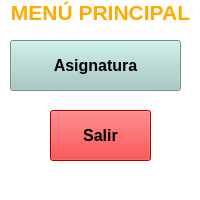
<?xml version="1.0" encoding="UTF-8"?>
<ui version="4.0">
 <class>MainWindow</class>
 <widget class="QMainWindow" name="MainWindow">
  <property name="geometry">
   <rect>
    <x>0</x>
    <y>0</y>
    <width>200</width>
    <height>200</height>
   </rect>
  </property>
  <property name="maximumSize">
   <size>
    <width>200</width>
    <height>200</height>
   </size>
  </property>
  <property name="windowTitle">
   <string>MainWindow</string>
  </property>
  <property name="styleSheet">
   <string notr="true">background-color: rgb(255, 255, 255);</string>
  </property>
  <widget class="QWidget" name="centralwidget">
   <widget class="QLabel" name="Label_Menu">
    <property name="geometry">
     <rect>
      <x>0</x>
      <y>0</y>
      <width>201</width>
      <height>20</height>
     </rect>
    </property>
    <property name="toolTip">
     <string>&lt;html&gt;&lt;head/&gt;&lt;body&gt;&lt;p align=&quot;center&quot;&gt;&lt;span style=&quot; font-size:16pt; font-weight:600;&quot;&gt;MENU PRINCIPAL&lt;/span&gt;&lt;/p&gt;&lt;/body&gt;&lt;/html&gt;</string>
    </property>
    <property name="styleSheet">
     <string notr="true">color: rgb(255, 170, 0);</string>
    </property>
    <property name="text">
     <string>&lt;html&gt;&lt;head/&gt;&lt;body&gt;&lt;p align=&quot;center&quot;&gt;&lt;span style=&quot; font-size:16pt; font-weight:600;&quot;&gt;MENÚ  PRINCIPAL&lt;/span&gt;&lt;/p&gt;&lt;/body&gt;&lt;/html&gt;</string>
    </property>
   </widget>
   <widget class="QPushButton" name="btn_Asignatura">
    <property name="geometry">
     <rect>
      <x>10</x>
      <y>40</y>
      <width>171</width>
      <height>51</height>
     </rect>
    </property>
    <property name="font">
     <font>
      <family>Arial</family>
      <pointsize>12</pointsize>
      <weight>75</weight>
      <bold>true</bold>
     </font>
    </property>
    <property name="styleSheet">
     <string notr="true">
background-color: rgb(163, 200, 194);</string>
    </property>
    <property name="text">
     <string>Asignatura</string>
    </property>
   </widget>
   <widget class="QPushButton" name="btn_salir">
    <property name="geometry">
     <rect>
      <x>50</x>
      <y>110</y>
      <width>101</width>
      <height>51</height>
     </rect>
    </property>
    <property name="font">
     <font>
      <pointsize>12</pointsize>
      <weight>75</weight>
      <bold>true</bold>
     </font>
    </property>
    <property name="styleSheet">
     <string notr="true">background-color: rgb(255, 0, 0);
color: rgb(0, 0, 0);</string>
    </property>
    <property name="text">
     <string>Salir</string>
    </property>
   </widget>
  </widget>
  <widget class="QMenuBar" name="menubar">
   <property name="geometry">
    <rect>
     <x>0</x>
     <y>0</y>
     <width>200</width>
     <height>21</height>
    </rect>
   </property>
  </widget>
  <widget class="QStatusBar" name="statusbar"/>
 </widget>
 <resources/>
 <connections/>
</ui>
